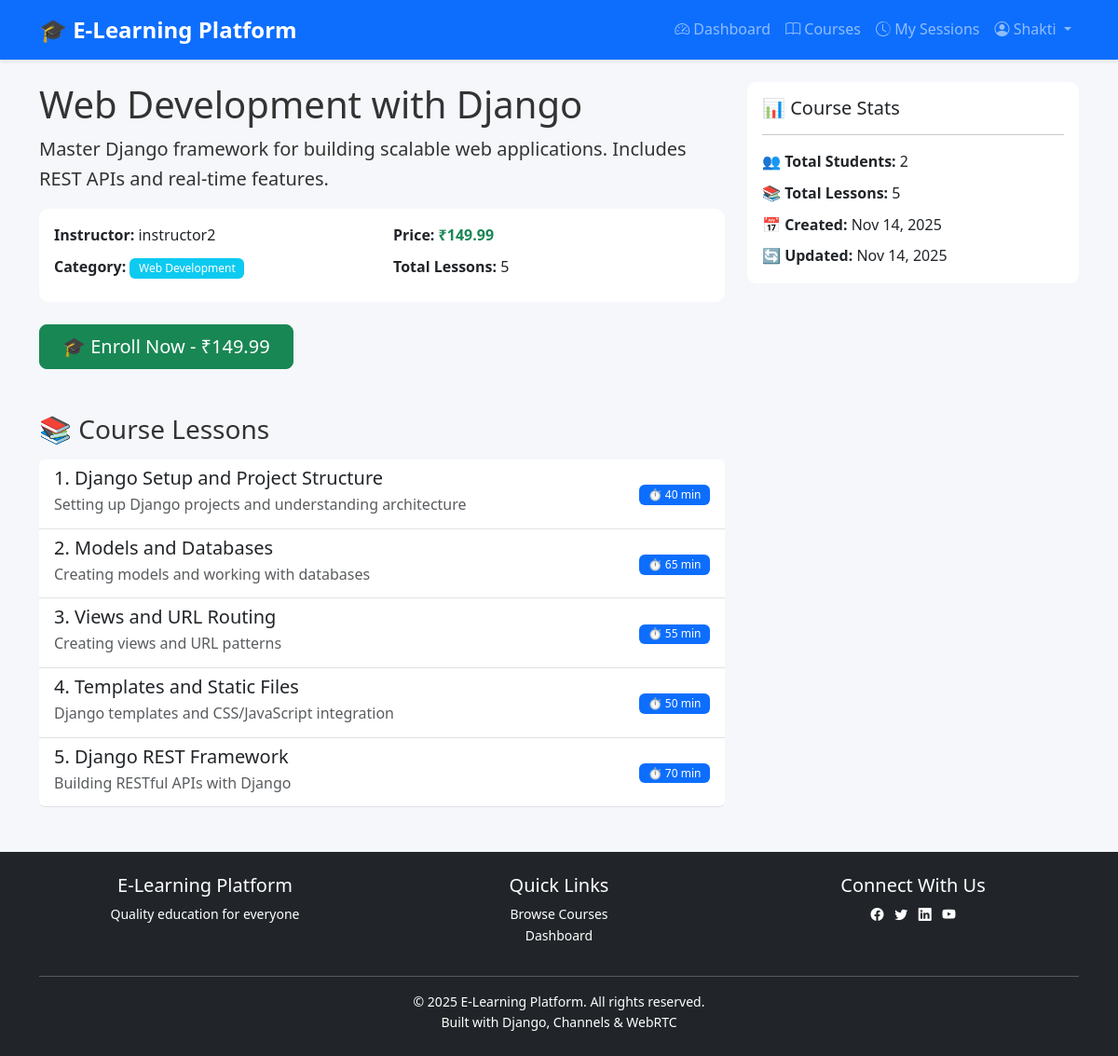
Page /courses/2/ (signed in) on the committed database.
### courses/models.py (models this page shows, shortened)
class Course(models.Model):
    CATEGORY_CHOICES = (
        ('programming', 'Programming'),
        ('data_science', 'Data Science'),
        ('web_dev', 'Web Development'),
        ('mobile_dev', 'Mobile Development'),
        ('ai_ml', 'AI & Machine Learning'),
        ('database', 'Database'),
        ('devops', 'DevOps'),
        ('other', 'Other'),
    )
    instructor = models.ForeignKey(
        User,
        on_delete=models.CASCADE,
        related_name='courses_taught'
    )
    title = models.CharField(max_length=200)
    description = models.TextField()
    category = models.CharField(
        max_length=50,
        choices=CATEGORY_CHOICES,
        default='other'
    )
    price = models.DecimalField(
        max_digits=10,
        decimal_places=2,
        default=0.00
    )
    thumbnail = models.ImageField(
        upload_to='course_thumbnails/',
        blank=True,
        null=True
    )
    created_at = models.DateTimeField(auto_now_add=True)
    updated_at = models.DateTimeField(auto_now=True)
    def get_total_lessons(self):
        return self.lessons.count()
    def get_total_students(self):
        return self.enrollments.count()
    class Meta:
        db_table = 'courses'
        ordering = ['-created_at']
        verbose_name = 'Course'
        verbose_name_plural = 'Courses'

class Lesson(models.Model):
    course = models.ForeignKey(
        Course,
        on_delete=models.CASCADE,
        related_name='lessons'
    )
    title = models.CharField(max_length=200)
    description = models.TextField(blank=True)
    video_file = models.FileField(
        upload_to='lesson_videos/',
        blank=True,
        null=True
    )
    pdf_file = models.FileField(
        upload_to='lesson_pdfs/',
        blank=True,
        null=True
    )
    order = models.IntegerField(default=0)
    duration = models.IntegerField(
        default=0,
        help_text='Duration in minutes'
    )
    created_at = models.DateTimeField(auto_now_add=True)
    class Meta:
        db_table = 'lessons'
        ordering = ['order', 'created_at']
        verbose_name = 'Lesson'
        verbose_name_plural = 'Lessons'

### courses/views.py (the view)
# urls.py: path('<int:course_id>/', views.course_detail_view, name='detail'),
@login_required
def course_detail_view(request, course_id):
    course = get_object_or_404(Course, id=course_id)
    lessons = course.lessons.all()
    is_enrolled = False
    enrollment = None
    if request.user.profile.role == 'student':
        try:
            enrollment = Enrollment.objects.get(
                student=request.user,
                course=course
            )
            is_enrolled = True
        except Enrollment.DoesNotExist:
            pass
    is_instructor = course.instructor == request.user
    return render(request, 'courses/course_detail.html', {
        'course': course,
        'lessons': lessons,
        'is_enrolled': is_enrolled,
        'is_instructor': is_instructor,
        'enrollment': enrollment
    })

### courses/templates/courses/course_detail.html (shortened to what this page needs)
{% extends 'base.html' %}
{% block content %}
<div class="row">
    <div class="col-md-8">
        <h1>{{ course.title }}</h1>
        <p class="lead">{{ course.description }}</p>
        <div class="card mb-4">
            <div class="card-body">
                <div class="row">
                    <div class="col-md-6">
                        <p class="mb-2">
                            <strong>Instructor:</strong> {{ course.instructor.username }}
                        </p>
                        <p class="mb-2">
                            <strong>Category:</strong>
                            <span class="badge bg-info">{{ course.get_category_display }}</span>
                        </p>
                    </div>
                    <div class="col-md-6">
                        <p class="mb-2">
                            <strong>Price:</strong>
                            <span class="text-success fw-bold">₹{{ course.price }}</span>
                        </p>
                        <p class="mb-2">
                            <strong>Total Lessons:</strong> {{ course.get_total_lessons }}
                        </p>
                    </div>
                </div>
            </div>
        </div>
        {% if user.profile.role == 'student' %}
        {% if is_enrolled %}
        <div class="alert alert-success">
            <strong>✓ You are enrolled in this course</strong>
            {% if enrollment %}
            <p class="mb-0">Progress: {{ enrollment.get_progress_percentage }}% complete</p>
            {% endif %}
        </div>
        <a href="{% url 'live_sessions:request' course.id %}" class="btn btn-warning mb-4">
            📞 Request 1-to-1 Doubt Session
        </a>
        {% else %}
        <a href="{% url 'courses:enroll' course.id %}" class="btn btn-success btn-lg mb-4">
            🎓 Enroll Now - ₹{{ course.price }}
        </a>
        {% endif %}
        {% endif %}
        <h3 class="mt-4 mb-3">📚 Course Lessons</h3>
        {% if lessons %}
        <div class="list-group">
            {% for lesson in lessons %}
            <a href="{% url 'courses:lesson_watch' lesson.id %}" class="list-group-item list-group-item-action">
                <div class="d-flex w-100 justify-content-between align-items-center">
                    <div>
                        <h5 class="mb-1">{{ forloop.counter }}. {{ lesson.title }}</h5>
                        <p class="mb-1 text-muted">{{ lesson.description|truncatewords:15 }}</p>
                    </div>
                    <div class="text-end">
                        <span class="badge bg-primary">⏱️ {{ lesson.duration }} min</span>
                    </div>
                </div>
            </a>
            {% endfor %}
        </div>
        {% endif %}
    </div>
    <div class="col-md-4">
        <div class="card">
            <div class="card-body">
                <h5 class="card-title">📊 Course Stats</h5>
                <hr>
                <p class="mb-2"><strong>👥 Total Students:</strong> {{ course.get_total_students }}</p>
                <p class="mb-2"><strong>📚 Total Lessons:</strong> {{ course.get_total_lessons }}</p>
                <p class="mb-2"><strong>📅 Created:</strong> {{ course.created_at|date:"M d, Y" }}</p>
                <p class="mb-0"><strong>🔄 Updated:</strong> {{ course.updated_at|date:"M d, Y" }}</p>
            </div>
        </div>
    </div>
</div>
{% endblock %}

### templates/base.html (shortened to what this page needs)
<!DOCTYPE html>
<html lang="en">
<head>
    <link href="https://cdn.jsdelivr.net/npm/bootstrap@5.3.0/dist/css/bootstrap.min.css" rel="stylesheet">
    <link rel="stylesheet" href="https://cdn.jsdelivr.net/npm/bootstrap-icons@1.11.0/font/bootstrap-icons.css">
    <link rel="stylesheet" href="/static/css/global.css">
</head>
<body>
    <nav class="navbar navbar-expand-lg navbar-dark bg-primary">
        <div class="container">
            <a class="navbar-brand"
                href="{% if user.is_authenticated %}{% url 'dashboards:redirect' %}{% else %}{% url 'accounts:login' %}{% endif %}">
                🎓 E-Learning Platform
            </a>
            <div class="collapse navbar-collapse" id="navbarNav">
                <ul class="navbar-nav ms-auto">
                    {% if user.is_authenticated %}
                    <li class="nav-item">
                        <a class="nav-link" href="{% url 'dashboards:redirect' %}">
                            <i class="bi bi-speedometer2"></i> Dashboard
                        </a>
                    </li>
                    <li class="nav-item">
                        <a class="nav-link" href="{% url 'courses:list' %}">
                            <i class="bi bi-book"></i> Courses
                        </a>
                    </li>
                    <li class="nav-item">
                        {% if user.profile.role == 'student' %}
                        <a class="nav-link" href="{% url 'live_sessions:student_dashboard' %}">
                            <i class="bi bi-clock-history"></i> My Sessions
                        </a>
                        {% elif user.profile.role == 'instructor' %}
                        <a class="nav-link" href="{% url 'live_sessions:instructor_dashboard' %}">
                            <i class="bi bi-clock-history"></i> My Sessions
                        </a>
                        {% else %}
                        <a class="nav-link" href="{% url 'session_logs:my_logs' %}">
                            <i class="bi bi-clock-history"></i> My Sessions
                        </a>
                        {% endif %}
                    </li>
                    <li class="nav-item dropdown">
                        <a class="nav-link dropdown-toggle" href="#" role="button" data-bs-toggle="dropdown">
                            <i class="bi bi-person-circle"></i> {{ user.username }}
                        </a>
                    </li>
                    {% endif %}
                </ul>
            </div>
        </div>
    </nav>
    <main class="container my-4">
        {% block content %}{% endblock %}
    </main>
    <footer class="bg-dark text-white text-center py-4 mt-5">
        <div class="container">
            <div class="row">
                <div class="col-md-4">
                    <h5>E-Learning Platform</h5>
                    <p class="small">Quality education for everyone</p>
                </div>
                <div class="col-md-4">
                    <h5>Quick Links</h5>
                    <ul class="list-unstyled small">
                        <li><a href="{% url 'courses:list' %}" class="text-white">Browse Courses</a></li>
                        {% if user.is_authenticated %}
                        <li><a href="{% url 'dashboards:redirect' %}" class="text-white">Dashboard</a></li>
                        {% else %}
                        <li><a href="{% url 'accounts:signup' %}" class="text-white">Sign Up</a></li>
                        {% endif %}
                    </ul>
                </div>
                <div class="col-md-4">
                    <h5>Connect With Us</h5>
                    <div class="small">
                        <a href="#" class="text-white me-2"><i class="bi bi-facebook"></i></a>
                        <a href="#" class="text-white me-2"><i class="bi bi-twitter"></i></a>
                        <a href="#" class="text-white me-2"><i class="bi bi-linkedin"></i></a>
                        <a href="#" class="text-white"><i class="bi bi-youtube"></i></a>
                    </div>
                </div>
            </div>
            <hr class="bg-white">
            <p class="mb-0 small">&copy; 2025 E-Learning Platform. All rights reserved.</p>
            <p class="mb-0 small">Built with Django, Channels & WebRTC</p>
        </div>
    </footer>
</body>
</html>

### static/css/global.css (style rules this page uses)
:root { --primary-color: #0d6efd; --secondary-color: #6c757d; --success-color: #28a745; --danger-color: #dc3545; --warning-color: #ffc107; --info-color: #17a2b8; --light-color: #f8f9fa; --dark-color: #343a40; --body-bg: #f5f7fa; }
body { font-family: "Segoe UI", Tahoma, Geneva, Verdana, sans-serif; background-color: var(--body-bg); color: #333; line-height: 1.6; }
.navbar { box-shadow: 0 2px 4px rgba(0, 0, 0, 0.1); }
.navbar-brand { font-weight: 700; font-size: 1.5rem; }
.card { border: none; border-radius: 10px; transition: transform 0.3s ease, box-shadow 0.3s ease; }
.btn { border-radius: 8px; font-weight: 500; padding: 0.5rem 1.5rem; transition: all 0.3s ease; }
.badge { padding: 0.4em 0.8em; font-weight: 500; }
.list-group-item { border: none; border-bottom: 1px solid #dee2e6; transition: background-color 0.3s ease; }
footer { margin-top: auto; }
main { min-height: calc(100vh - 200px); }
a { text-decoration: none; color: var(--primary-color); transition: color 0.3s ease; }

### rows in the picture
Course: title "Web Development with Django", description "Master Django framework for building scalable web applications. Includes REST APIs and real-time features.", instructor.username "instructor2", category "Web Development", price "149.99", get_total_lessons "5", get_total_students "2", created_at "Nov 14, 2025", updated_at "Nov 14, 2025"
Lesson: title "Django Setup and Project Structure", description "Setting up Django projects and understanding architecture", duration "40"
Lesson: title "Models and Databases", description "Creating models and working with databases", duration "65"
Lesson: title "Views and URL Routing", description "Creating views and URL patterns", duration "55"
Lesson: title "Templates and Static Files", description "Django templates and CSS/JavaScript integration", duration "50"
Lesson: title "Django REST Framework", description "Building RESTful APIs with Django", duration "70"

### other values in the picture
{{ user.username }} "Shakti"
